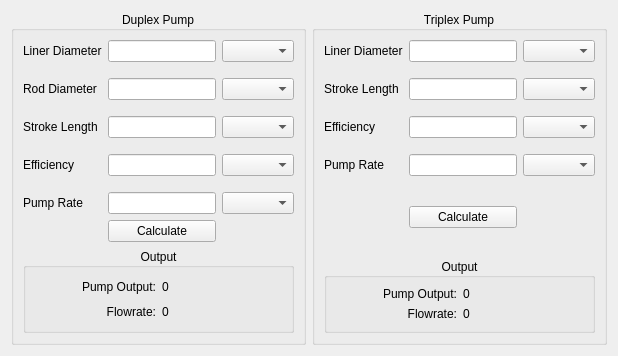
      <widget class="QWidget" name="mudPumpTab">
       <attribute name="title">
        <string>Mud Pump</string>
       </attribute>
       <layout class="QGridLayout" name="gridLayout_2">
        <item row="0" column="0">
         <widget class="QGroupBox" name="groupBox">
          <property name="maximumSize">
           <size>
            <width>400</width>
            <height>650</height>
           </size>
          </property>
          <property name="title">
           <string>Duplex Pump</string>
          </property>
          <property name="alignment">
           <set>Qt::AlignCenter</set>
          </property>
          <layout class="QGridLayout" name="gridLayout_15">
           <item row="6" column="0">
            <widget class="QLabel" name="label_40">
             <property name="text">
              <string>Stroke Length</string>
             </property>
            </widget>
           </item>
           <item row="9" column="0">
            <spacer name="verticalSpacer_11">
             <property name="orientation">
              <enum>Qt::Vertical</enum>
             </property>
             <property name="sizeType">
              <enum>QSizePolicy::Maximum</enum>
             </property>
             <property name="sizeHint" stdset="0">
              <size>
               <width>20</width>
               <height>10</height>
              </size>
             </property>
            </spacer>
           </item>
           <item row="2" column="0">
            <widget class="QLabel" name="label_7">
             <property name="text">
              <string>Rod Diameter</string>
             </property>
            </widget>
           </item>
           <item row="0" column="2">
            <widget class="QComboBox" name="dLinerDiameterCBox">
             <property name="minimumSize">
              <size>
               <width>70</width>
               <height>0</height>
              </size>
             </property>
             <property name="maximumSize">
              <size>
               <width>80</width>
               <height>16777215</height>
              </size>
             </property>
            </widget>
           </item>
           <item row="0" column="0">
            <widget class="QLabel" name="label_3">
             <property name="text">
              <string>Liner Diameter</string>
             </property>
            </widget>
           </item>
           <item row="2" column="1">
            <widget class="QLineEdit" name="dRodDiameterLineEdit"/>
           </item>
           <item row="13" column="0">
            <widget class="QLabel" name="label_26">
             <property name="text">
              <string>Pump Rate</string>
             </property>
            </widget>
           </item>
           <item row="10" column="2">
            <widget class="QComboBox" name="dEfficiencyCBox">
             <property name="minimumSize">
              <size>
               <width>70</width>
               <height>0</height>
              </size>
             </property>
             <property name="maximumSize">
              <size>
               <width>80</width>
               <height>16777215</height>
              </size>
             </property>
            </widget>
           </item>
           <item row="10" column="1">
            <widget class="QLineEdit" name="dEfficiencyLineEdit"/>
           </item>
           <item row="5" column="0">
            <spacer name="verticalSpacer_2">
             <property name="orientation">
              <enum>Qt::Vertical</enum>
             </property>
             <property name="sizeType">
              <enum>QSizePolicy::Maximum</enum>
             </property>
             <property name="sizeHint" stdset="0">
              <size>
               <width>20</width>
               <height>10</height>
              </size>
             </property>
            </spacer>
           </item>
           <item row="2" column="2">
            <widget class="QComboBox" name="dRodDiameterCBox">
             <property name="minimumSize">
              <size>
               <width>70</width>
               <height>0</height>
              </size>
             </property>
             <property name="maximumSize">
              <size>
               <width>80</width>
               <height>16777215</height>
              </size>
             </property>
            </widget>
           </item>
           <item row="10" column="0">
            <widget class="QLabel" name="label_25">
             <property name="text">
              <string>Efficiency</string>
             </property>
            </widget>
           </item>
           <item row="6" column="2">
            <widget class="QComboBox" name="dStrokeLengthCBox">
             <property name="minimumSize">
              <size>
               <width>70</width>
               <height>0</height>
              </size>
             </property>
             <property name="maximumSize">
              <size>
               <width>80</width>
               <height>16777215</height>
              </size>
             </property>
            </widget>
           </item>
           <item row="13" column="2">
            <widget class="QComboBox" name="dPumpRateCBox">
             <property name="minimumSize">
              <size>
               <width>70</width>
               <height>0</height>
              </size>
             </property>
             <property name="maximumSize">
              <size>
               <width>80</width>
               <height>16777215</height>
              </size>
             </property>
            </widget>
           </item>
           <item row="1" column="0">
            <spacer name="verticalSpacer">
             <property name="orientation">
              <enum>Qt::Vertical</enum>
             </property>
             <property name="sizeType">
              <enum>QSizePolicy::Maximum</enum>
             </property>
             <property name="sizeHint" stdset="0">
              <size>
               <width>20</width>
               <height>10</height>
              </size>
             </property>
            </spacer>
           </item>
           <item row="11" column="0">
            <spacer name="verticalSpacer_4">
             <property name="orientation">
              <enum>Qt::Vertical</enum>
             </property>
             <property name="sizeType">
              <enum>QSizePolicy::Maximum</enum>
             </property>
             <property name="sizeHint" stdset="0">
              <size>
               <width>20</width>
               <height>10</height>
              </size>
             </property>
            </spacer>
           </item>
           <item row="13" column="1">
            <widget class="QLineEdit" name="dPumpRateLineEdit"/>
           </item>
           <item row="6" column="1">
            <widget class="QLineEdit" name="dStrokeLengthLineEdit">
             <property name="maximumSize">
              <size>
               <width>16777215</width>
               <height>16777215</height>
              </size>
             </property>
            </widget>
           </item>
           <item row="0" column="1">
            <widget class="QLineEdit" name="dLinerDiameterLineEdit">
             <property name="maximumSize">
              <size>
               <width>16777215</width>
               <height>16777215</height>
              </size>
             </property>
            </widget>
           </item>
           <item row="14" column="0">
            <spacer name="verticalSpacer_5">
             <property name="orientation">
              <enum>Qt::Vertical</enum>
             </property>
             <property name="sizeType">
              <enum>QSizePolicy::Maximum</enum>
             </property>
             <property name="sizeHint" stdset="0">
              <size>
               <width>20</width>
               <height>10</height>
              </size>
             </property>
            </spacer>
           </item>
           <item row="21" column="0" colspan="3">
            <widget class="QGroupBox" name="groupBox_13">
             <property name="title">
              <string>Output</string>
             </property>
             <property name="alignment">
              <set>Qt::AlignCenter</set>
             </property>
             <layout class="QGridLayout" name="gridLayout_17">
              <item row="1" column="0">
               <widget class="QLabel" name="label_27">
                <property name="text">
                 <string>Pump Output:</string>
                </property>
                <property name="alignment">
                 <set>Qt::AlignRight|Qt::AlignTrailing|Qt::AlignVCenter</set>
                </property>
               </widget>
              </item>
              <item row="2" column="1">
               <widget class="QLabel" name="duplexFlowrateOutputLabel">
                <property name="text">
                 <string>0</string>
                </property>
               </widget>
              </item>
              <item row="1" column="1">
               <widget class="QLabel" name="duplexPumpOutputLabel">
                <property name="text">
                 <string>0</string>
                </property>
               </widget>
              </item>
              <item row="2" column="0">
               <widget class="QLabel" name="label_29">
                <property name="text">
                 <string>Flowrate:</string>
                </property>
                <property name="alignment">
                 <set>Qt::AlignRight|Qt::AlignTrailing|Qt::AlignVCenter</set>
                </property>
               </widget>
              </item>
             </layout>
            </widget>
           </item>
           <item row="14" column="1">
            <widget class="QPushButton" name="dCalculateButton">
             <property name="text">
              <string>Calculate</string>
             </property>
            </widget>
           </item>
          </layout>
         </widget>
        </item>
        <item row="0" column="1">
         <widget class="QGroupBox" name="groupBox_2">
          <property name="maximumSize">
           <size>
            <width>400</width>
            <height>650</height>
           </size>
          </property>
          <property name="title">
           <string>Triplex Pump</string>
          </property>
          <property name="alignment">
           <set>Qt::AlignCenter</set>
          </property>
          <layout class="QGridLayout" name="gridLayout_16">
           <item row="19" column="0" colspan="3">
            <widget class="QGroupBox" name="groupBox_15">
             <property name="title">
              <string>Output</string>
             </property>
             <property name="alignment">
              <set>Qt::AlignCenter</set>
             </property>
             <layout class="QGridLayout" name="gridLayout_18">
              <item row="0" column="0">
               <widget class="QLabel" name="label_31">
                <property name="text">
                 <string>Pump Output:</string>
                </property>
                <property name="alignment">
                 <set>Qt::AlignRight|Qt::AlignTrailing|Qt::AlignVCenter</set>
                </property>
               </widget>
              </item>
              <item row="0" column="1">
               <widget class="QLabel" name="triplexPumpOutputLabel">
                <property name="text">
                 <string>0</string>
                </property>
               </widget>
              </item>
              <item row="1" column="0">
               <widget class="QLabel" name="label_33">
                <property name="text">
                 <string>Flowrate:</string>
                </property>
                <property name="alignment">
                 <set>Qt::AlignRight|Qt::AlignTrailing|Qt::AlignVCenter</set>
                </property>
               </widget>
              </item>
              <item row="1" column="1">
               <widget class="QLabel" name="triplexFlowrateOutputLabel">
                <property name="text">
                 <string>0</string>
                </property>
               </widget>
              </item>
             </layout>
            </widget>
           </item>
           <item row="12" column="1">
            <widget class="QLineEdit" name="tEfficiencyLineEdit"/>
           </item>
           <item row="2" column="0">
            <widget class="QLabel" name="label_35">
             <property name="text">
              <string>Stroke Length</string>
             </property>
            </widget>
           </item>
           <item row="1" column="0">
            <spacer name="verticalSpacer_7">
             <property name="orientation">
              <enum>Qt::Vertical</enum>
             </property>
             <property name="sizeType">
              <enum>QSizePolicy::Maximum</enum>
             </property>
             <property name="sizeHint" stdset="0">
              <size>
               <width>20</width>
               <height>10</height>
              </size>
             </property>
            </spacer>
           </item>
           <item row="3" column="0">
            <spacer name="verticalSpacer_8">
             <property name="orientation">
              <enum>Qt::Vertical</enum>
             </property>
             <property name="sizeType">
              <enum>QSizePolicy::Maximum</enum>
             </property>
             <property name="sizeHint" stdset="0">
              <size>
               <width>20</width>
               <height>10</height>
              </size>
             </property>
            </spacer>
           </item>
           <item row="0" column="2">
            <widget class="QComboBox" name="tLinerDiameterCBox">
             <property name="minimumSize">
              <size>
               <width>70</width>
               <height>0</height>
              </size>
             </property>
             <property name="maximumSize">
              <size>
               <width>80</width>
               <height>16777215</height>
              </size>
             </property>
            </widget>
           </item>
           <item row="14" column="2">
            <widget class="QComboBox" name="tPumpRateCBox">
             <property name="minimumSize">
              <size>
               <width>70</width>
               <height>0</height>
              </size>
             </property>
             <property name="maximumSize">
              <size>
               <width>80</width>
               <height>16777215</height>
              </size>
             </property>
            </widget>
           </item>
           <item row="14" column="1">
            <widget class="QLineEdit" name="tPumpRateLineEdit"/>
           </item>
           <item row="17" column="0">
            <spacer name="verticalSpacer_10">
             <property name="orientation">
              <enum>Qt::Vertical</enum>
             </property>
             <property name="sizeType">
              <enum>QSizePolicy::Maximum</enum>
             </property>
             <property name="sizeHint" stdset="0">
              <size>
               <width>20</width>
               <height>70</height>
              </size>
             </property>
            </spacer>
           </item>
           <item row="0" column="1">
            <widget class="QLineEdit" name="tLinerDiameterLineEdit"/>
           </item>
           <item row="12" column="2">
            <widget class="QComboBox" name="tEfficiencyCBox">
             <property name="minimumSize">
              <size>
               <width>70</width>
               <height>0</height>
              </size>
             </property>
             <property name="maximumSize">
              <size>
               <width>80</width>
               <height>16777215</height>
              </size>
             </property>
            </widget>
           </item>
           <item row="14" column="0">
            <widget class="QLabel" name="label_36">
             <property name="text">
              <string>Pump Rate</string>
             </property>
            </widget>
           </item>
           <item row="2" column="2">
            <widget class="QComboBox" name="tStrokeLengthCBox">
             <property name="minimumSize">
              <size>
               <width>70</width>
               <height>0</height>
              </size>
             </property>
             <property name="maximumSize">
              <size>
               <width>80</width>
               <height>16777215</height>
              </size>
             </property>
            </widget>
           </item>
           <item row="0" column="0">
            <widget class="QLabel" name="label_38">
             <property name="text">
              <string>Liner Diameter</string>
             </property>
            </widget>
           </item>
           <item row="13" column="0">
            <spacer name="verticalSpacer_9">
             <property name="orientation">
              <enum>Qt::Vertical</enum>
             </property>
             <property name="sizeType">
              <enum>QSizePolicy::Maximum</enum>
             </property>
             <property name="sizeHint" stdset="0">
              <size>
               <width>20</width>
               <height>10</height>
              </size>
             </property>
            </spacer>
           </item>
           <item row="12" column="0">
            <widget class="QLabel" name="label_39">
             <property name="text">
              <string>Efficiency</string>
             </property>
            </widget>
           </item>
           <item row="2" column="1">
            <widget class="QLineEdit" name="tStrokeLengthLineEdit">
             <property name="maximumSize">
              <size>
               <width>16777215</width>
               <height>16777215</height>
              </size>
             </property>
            </widget>
           </item>
           <item row="17" column="1">
            <widget class="QPushButton" name="tCalculateButton">
             <property name="text">
              <string>Calculate</string>
             </property>
            </widget>
           </item>
          </layout>
         </widget>
        </item>
       </layout>
      </widget>
